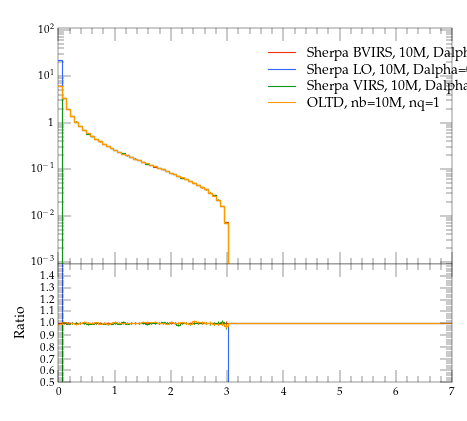

Reproduce this figure in Python.
#! /usr/bin/env python

# This Python script was auto-generated using YODA v2.0.0.
# Analysis object: /evtb/cutEg_tjb_pt
# Timestamp: 15-04-2024 (14:31:35)

import matplotlib as mpl
import matplotlib.pyplot as plt
mpl.use('Agg') # comment out for interactive use
import os
import numpy as np

plotDir = os.path.split(os.path.realpath(__file__))[0]
if 'YODA_USER_PLOT_PATH' in globals():
    plot_outdir = globals()['YODA_USER_PLOT_PATH']
else:
    plot_outdir = plotDir

#plot style
plt.style.use(os.path.join(plotDir, '../default.mplstyle'))
# plot metadata
figW, figH = plt.rcParams['figure.figsize']
ax_xLabel = r''
ax_yLabel = r''
ax_title  = r''
ax_xScale = 'linear'
ax_yScale = 'log'
xLims = (0.0, 7.0)
yLims = (0.0009000000000000001, 110.00000000000001)

# TeX-friendly labels for the legend
labels = [ r"Sherpa BVIRS, 10M, Dalpha=0.01", r"Sherpa LO, 10M, Dalpha=0.01", r"Sherpa VIRS, 10M, Dalpha=0.01", r"OLTD, nb=10M, nq=1" ]

# Create figure and axis objects
fig, (ax, ratio0_ax) = plt.subplots(2, 1, sharex=True,
                  figsize=(figW,figH), gridspec_kw={'height_ratios': (2, 1)})
ratio0_ax.yaxis.set_major_locator(mpl.ticker.MultipleLocator(0.1))
ratio0_ax.set_ylim(0.5, 1.4999)
ratio0_ax.set_ylabel('Ratio')

# LineColor map: curve index -> color
linecolors = {0: '#EE3311', 1: '#3366FF', 2: '#109618', 3: '#FF9900'}
# the numerical data is stored in a separate file
dataf = dict()
prefix = os.path.split(__file__)[0]
if prefix:    prefix = prefix + '/'
exec(open(prefix+'cutEg_tjb_pt__data.py').read(), dataf)


legend_handles = [] # keep track of handles for the legend

# style options for curves
# starts at zorder>=5 to draw curve on top of legend
styles = {
  'curve0': {
    'color' : linecolors[0],
    'linestyle' : '-',
    'marker' : 'o',
    'zorder' : 5,
    'histstyle' : True,
  },
  'curve1': {
    'color' : linecolors[1],
    'linestyle' : '-',
    'marker' : 'o',
    'zorder' : 6,
    'histstyle' : True,
  },
  'curve2': {
    'color' : linecolors[2],
    'linestyle' : '-',
    'marker' : 'o',
    'zorder' : 7,
    'histstyle' : True,
  },
  'curve3': {
    'color' : linecolors[3],
    'linestyle' : '-',
    'marker' : 'o',
    'zorder' : 8,
    'histstyle' : True,
  },
}
# curve from input yoda files in main panel
for label in dataf['yvals'].keys():
    if all(np.isnan(v) for v in dataf['yvals'][label]):
        continue
    tmp = None
    if styles[label]['histstyle']: # draw as histogram
        tmp, = ax.plot(dataf['xedges'], dataf['yedges'][label],
                       color=styles[label]['color'],
                       linestyle=styles[label]['linestyle'],
                       drawstyle='steps-pre', solid_joinstyle='miter',
                       zorder=styles[label]['zorder'], label=label)
        ax.errorbar(dataf['xpoints'], dataf['yvals'][label], color=styles[label]['color'],
                    xerr=dataf['xerrs'], yerr=[dataf['ydowns'][label], dataf['yups'][label]],
                    linestyle='none', zorder=styles[label]['zorder'])
    else: # draw as scatter
        tmp = ax.errorbar(dataf['xpoints'], dataf['yvals'][label],
                          xerr=dataf['xerrs'],
                          yerr=[ dataf['ydowns'][label],
                          dataf['yups'][label] ],
                          fmt=styles[label]['marker'],
                          ecolor=styles[label]['color'],
                          color=styles[label]['color'], zorder=2)
        tmp[-1][0].set_linestyle(styles[label]['linestyle'])
    legend_handles += [tmp]
    for varLabel in dataf['variation_yvals'].keys():
        if varLabel.startswith(label):
            tmp, = ax.plot(dataf['xedges'], dataf['variation_yvals'][varLabel],
                           color=styles[label]['color'],
                           linestyle=styles[label]['linestyle'],
                           drawstyle='steps-pre', solid_joinstyle='miter',
                           zorder=styles[label]['zorder'], alpha=0.5)


# plots on ratio panel
# curve from input yoda files in ratio panel
for label, yvals in dataf['ratio0_yvals'].items():
    if all(np.isnan(v) for v in yvals):
        continue
    if styles[label]['histstyle']: # plot as histogram
        ratio0_ax.plot(dataf['xedges'], yvals,
                       color=styles[label]['color'],
                       linestyle=styles[label]['linestyle'],
                       drawstyle='steps-pre', zorder=1,
                       solid_joinstyle='miter')
        ratio0_ax.vlines(dataf['xpoints'],
                         dataf['ratio0_ymin'][label],
                         dataf['ratio0_ymax'][label],
                         color=styles[label]['color'], zorder=1)
    else: # plot as scatter
        tmp = ratio0_ax.errorbar(dataf['xpoints'],
                                 yvals, xerr=dataf['xerrs'],
                                 yerr=dataf['ratio0_yerrs'][label],
                                 fmt=styles[label]['marker'],
                                 ecolor=styles[label]['color'],
                                 color=styles[label]['color'])
        tmp[-1][0].set_linestyle(styles[label]['linestyle'])

    for varlabel in dataf['ratio0_variation_vals'].keys():
        if varlabel.startswith(label):
            ratio0_ax.plot(dataf['xedges'],
                            dataf['ratio0_variation_vals'][varlabel],
                            color=styles[label]['color'],
                            linestyle=styles[label]['linestyle'],
                            drawstyle='steps-pre', solid_joinstyle='miter',
                            zorder=1, alpha=0.5)

legend_pos = (0.5, 0.97)
ax.legend(legend_handles, labels, loc='upper left', bbox_to_anchor=legend_pos)

# set plot metadata as defined above
ratio0_ax.set_xlabel(ax_xLabel)
ratio0_ax.xaxis.set_label_coords(1., -.15)
ax.set_ylabel(ax_yLabel, loc='top')
ax.set_title(ax_title, loc='left')
ax.set_xscale(ax_xScale)
ax.set_yscale(ax_yScale)
ax.set_xlim(xLims)
ax.set_ylim(yLims)

# tick formatting
plt.rcParams['xtick.top'] = True
plt.rcParams['ytick.right'] = True
ax.yaxis.set_major_locator(mpl.ticker.LogLocator(base=10.0, numticks=np.inf))
ax.yaxis.set_minor_locator(mpl.ticker.LogLocator(
                           base=10.0, subs=np.arange(0.1, 1, 0.1), numticks=np.inf))
fig.align_ylabels((ax, ratio0_ax))
plt.savefig(os.path.join(plot_outdir, 'cutEg_tjb_pt.pdf'), format='PDF')
plt.savefig(os.path.join(plot_outdir, 'cutEg_tjb_pt.png'), format='PNG')

plt.close(fig)
